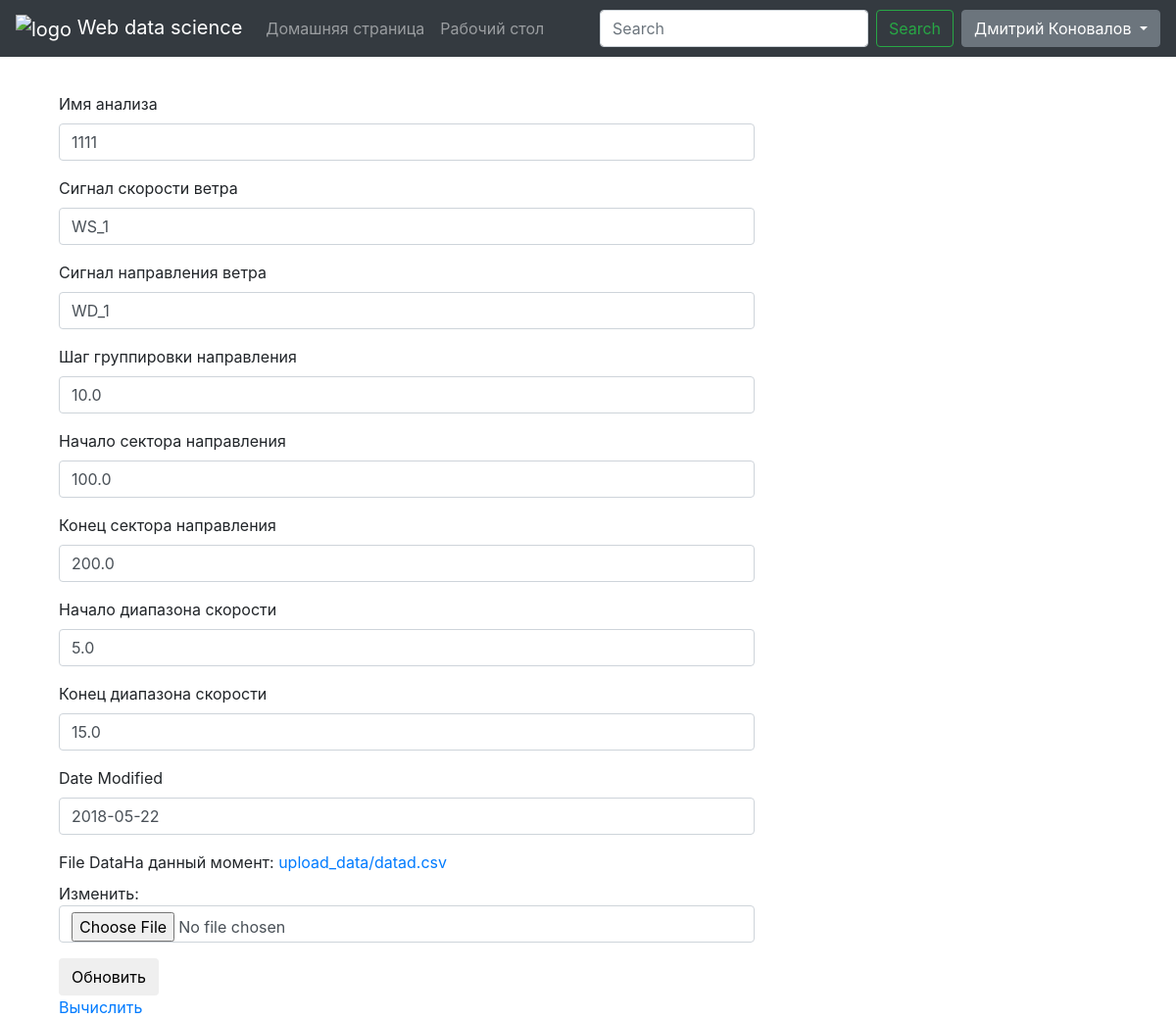
Page /desktop/5/edit_analise (signed in) on the committed database.
### data_science_app/models.py (models this page shows, shortened)
class Analise(models.Model):
    user = models.ForeignKey(User, on_delete=models.CASCADE)
    Name = models.CharField(max_length=20, verbose_name="Имя анализа", unique=True)
    WS = models.CharField(max_length=20, verbose_name='Сигнал скорости ветра')
    WD = models.CharField(max_length=20, verbose_name='Сигнал направления ветра')
    WD_Step = models.FloatField(default=0, verbose_name="Шаг группировки направления")
    WD_Start = models.FloatField(default=0, verbose_name="Начало сектора направления")
    WD_Stop = models.FloatField(default=0, verbose_name="Конец сектора направления")
    WS_Start = models.FloatField(default=0, verbose_name="Начало диапазона скорости")
    WS_Stop = models.FloatField(default=0, verbose_name="Конец диапазона скорости")
    Date_Create = models.DateField(default=now)
    Date_Modified = models.DateField(default=now)
    File_Data = models.FileField(upload_to="upload_data")
    class Meta:
        verbose_name = "Анализ"
        ordering = ["Date_Modified"]

### data_science_app/views.py (the view)
# urls.py: path('desktop/<int:analise_id>/edit_analise', views.edit_analise, name='edit_analise'),
@login_required(login_url=DEFAULT_LOGIN_URL)
def edit_analise(request, analise_id):
    analise_form = Edit_Analise_Form(instance=Analise.objects.get(id=analise_id))
    if request.method == 'POST':
        analise_form = Edit_Analise_Form(request.POST, request.FILES, instance=Analise.objects.get(id=analise_id))
        if analise_form.is_valid():
            analise_form.save()
            return redirect(desktop)
    return render(request, 'edit_analise.html', {'form': analise_form, 'analise_id': analise_id})

### data_science_app/forms.py
class Edit_Analise_Form(forms.ModelForm):
    class Meta:
        model = Analise
        fields = (
        'Name', 'WS', 'WD', 'WD_Step', 'WD_Start', 'WD_Stop', 'WS_Start', 'WS_Stop', 'Date_Modified', 'File_Data')

### data_science_app/templates/edit_analise.html (shortened to what this page needs)
{% extends 'main.html' %}
{% load bootstrap3 %}
{% block page %}
<div class="col-lg-offset-2 col-lg-8">
    <div class="panel">
        <div class="panel-heading bg-ruby">
            <h4 class="panel-title text-center text-white">
            </h4>
        </div>
        <div class="panel-body">
            <form method="POST" enctype="multipart/form-data">
                {% bootstrap_form form %}
                <button type="submit" class="btn btn-red">Обновить</button>
            </form>
            <div><a href="{% url 'analize' analise_id %}"> Вычислить </a></div>
        </div>
    </div>
</div>
{% endblock %}

### data_science_app/templates/main.html (shortened to what this page needs)
{% extends "base.html" %}
{% block navigatebar %}
{% url 'home' as home_url %}
{% url 'desktop' as desktop_url %}
<nav class="navbar navbar-expand-lg navbar-dark bg-dark">
    <div class="navbar-brand">
        <img src="https://imgb.androidappsapk.co/150/1/e/6/com.sarakinosproductions.bampis.calculator.png"
             width="40" height="40" alt="logo"> Web data science</div>
    <div class="collapse navbar-collapse" id="navbarSupportedContent">
        <ul class="navbar-nav mr-auto">
            <li class="nav-item">
                <a href="{% url 'home' %}" class="nav-link {% if request.path == home_url %} active {% endif %} ">Домашняя
                    страница</a>
            </li>
            <li class="nav-item">
                <a href="{% url 'desktop' %}" class="nav-link {% if request.path == desktop_url %} active {% endif %} ">Рабочий
                    стол</a>
            </li>
        </ul>
        <form class="form-inline my-2 my-lg-0">
            <input type="text" class="form-control mr-sm-2" placeholder="Search" aria-label="Search">
        </form>
        <button class="btn btn-outline-success my-2 my-sm-0  mr-sm-2">Search</button>
        <div class="dropdown">
            <button class="btn btn-secondary dropdown-toggle" type="button" id="dropdownMenuButton"
                    data-toggle="dropdown"
                    aria-haspopup="true" aria-expanded="false">
                {% if request.user.get_full_name != "" %}{{ request.user.get_full_name }}
                {% else %}{{ request.user }}
                {% endif %}
            </button>
        </div>
    </div>
</nav>
{% endblock %}

### rows in the picture
Analise: Name "1111", WS "WS_1", WD "WD_1", WD_Step "10.0", WD_Start "100.0", WD_Stop "200.0", WS_Start "5.0", WS_Stop "15.0", Date_Modified "2018-05-22"

### other values in the picture
{{ request.user.get_full_name }} "Дмитрий Коновалов"
